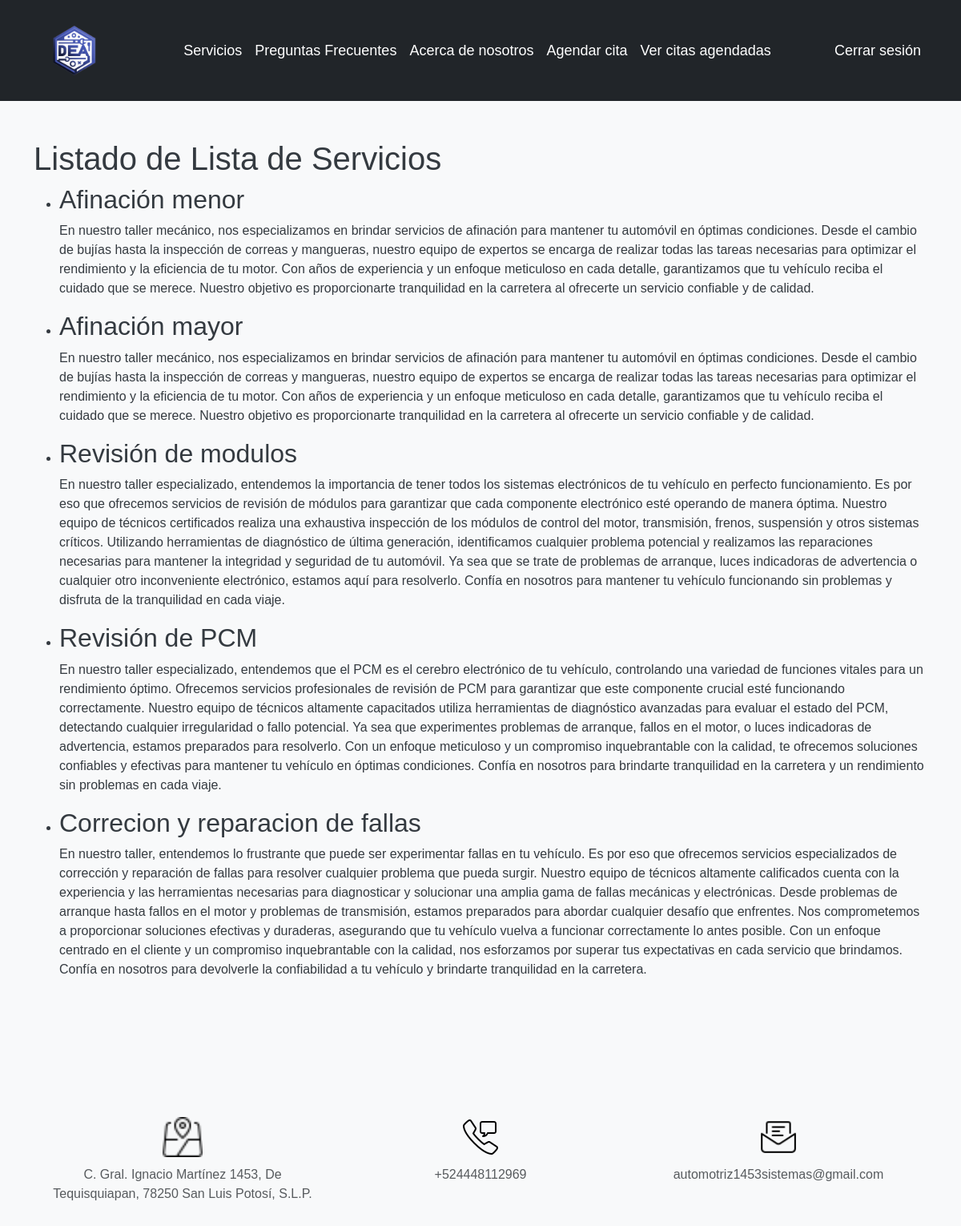
The page /servicios/ (signed in) on the database as committed earlier.
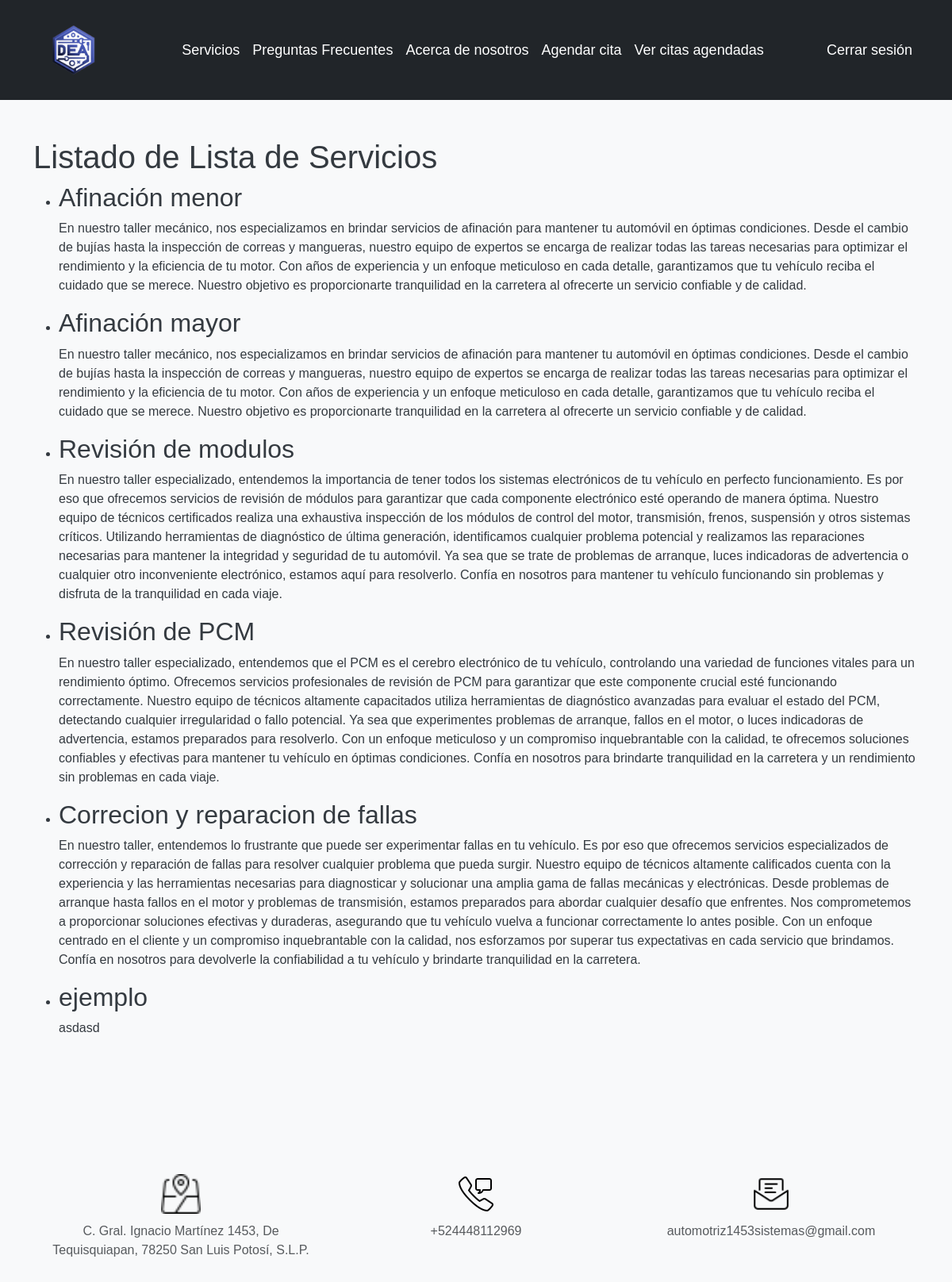
The same page on the database as committed later.
### autenticacion/models.py (models this page shows)
class Servicio(models.Model):
    nombre = models.CharField(max_length=100)
    descripcion = models.TextField()
    precio = models.DecimalField(max_digits=8, decimal_places=2)
    def __str__(self):
        return self.nombre

### autenticacion/views.py (the view)
# urls.py: path('servicios/', v_auth.lista_de_servicios, name='lista_de_servicios'),
def lista_de_servicios(request):
    print("Servicios")
    print("La vista lista_de_servicios se está ejecutando.")  # Agregar este mensaje de prueba
    servicios = Servicio.objects.all()
    print(servicios)  # Agregar esta línea para verificar si se están recuperando los servicios correctamente
    return render(request, 'servicios.html', {'servicios': servicios})

### main/templates/servicios.html (shortened to what this page needs)
<!DOCTYPE html>
<html lang="en">
<head>
    {% extends 'layouts/base.html' %}
    {% block content %}
    <main class="container py-5">
        <h1>Listado de Lista de Servicios</h1>
        <ul>
            {% for servicio in servicios %}
                <li>
                    <h2>{{ servicio.nombre }}</h2>
                    <p>{{ servicio.descripcion }}</p>
                </li>
            {% endfor %}
        </ul>
    </main>
    {% endblock %}

Rows that differ between the two databases and show on the page:
added Servicio: nombre "ejemplo", descripcion "asdasd"
